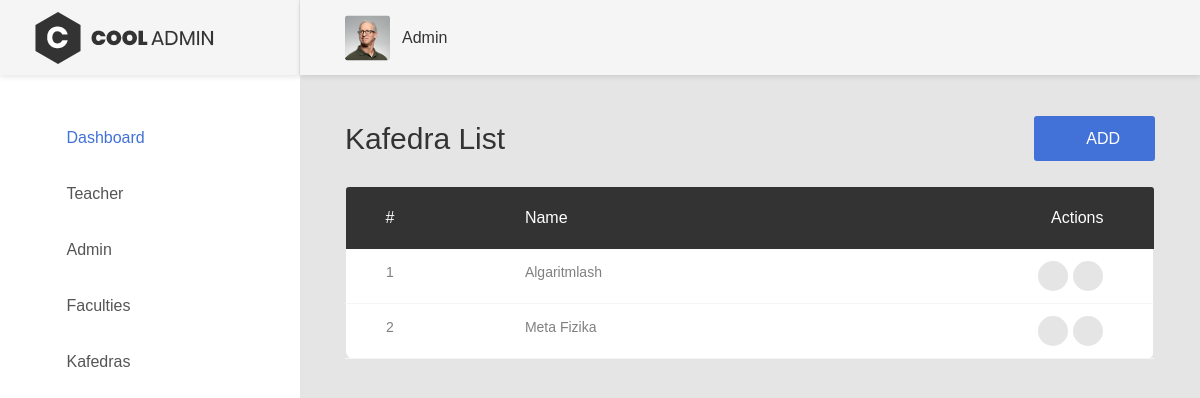
Screenshot of /dashboard/kafedra/list/ (signed in) with the database file from the repository.
### unver/models.py (models this page shows, shortened)
class Kafedra(models.Model):
    name = models.TextField()
    faculty = models.ForeignKey(Faculty, models.DO_NOTHING)
    class Meta:
        managed = False
        db_table = 'Kafedra'

### unver/views.py (the view)
# urls.py: path('kafedra/list/', admin_kafedra_list, name='kafedra_list'),
@login_required_decorator
def admin_kafedra_list(request):
    kafedras = Kafedra.objects.all()
    ctx = {'kafedras': kafedras}
    return render(request, 'kafedra/list.html', ctx)

### templates/kafedra/list.html
{% extends 'base.html' %}
{% load static %}
{% block content %}
 <div class="page-container">
    {%include 'userbar.html'%}
    <div class="main-content">
        <div class="section__content section__content--p30">
            <div class="container-fluid">
                <div class="row">
                    <div class="col-md-12">
                        <div class="overview-wrap">
                            <h2 class="title-1">Kafedra List</h2>
                            <a class="au-btn au-btn-icon au-btn--blue" href="{% url 'kafedra_create' %}">
                                <i class="zmdi zmdi-plus"></i>add</a>
                        </div>
                    </div>
                </div>
                <br>
                <div class="row">
                    <div class="col-md-12">
                        <div class="table-responsive m-b-40">
                            <table class="table table-borderless table-data3">
                                <thead>
                                    <tr>
                                        <th>#</th>
                                        <th>Name</th>
                                        <th>Actions</th>
                                    </tr>
                                </thead>
                                <tbody>
                                    {% for kafedra in kafedras %}
                                    <tr>
                                        <td>{{ kafedra.id }}</td>
                                        <td>{{ kafedra.name }}</td>
                                        <td>
                                            <div class="table-data-feature">
                                                <a class="item" data-toggle="tooltip" href="{% url 'kafedra_edit' pk=kafedra.id %}" data-placement="top" title="" data-original-title="Edit">
                                                    <i class="zmdi zmdi-edit text-warning"></i>
                                                </a>
                                                <a class="item" data-toggle="tooltip" href="{% url 'kafedra_delete' pk=kafedra.id %}" data-placement="top" title="" data-original-title="Delete">
                                                    <i class="zmdi zmdi-delete text-danger"></i>
                                                </a>
                                            </div>
                                        </td>
                                    </tr>
                                    {% endfor %}
                                </tbody>
                            </table>
                        </div>
                    </div>
                </div>
            </div>
        </div>
    </div>
</div>
{% endblock %}

### templates/userbar.html (shortened to what this page needs)
    {% load static%}
    <header class="header-desktop">
        <div class="section__content section__content--p30">
            <div class="container-fluid">
                <div class="header-wrap">
                    <div class="header-button">
                        <div class="account-wrap">
                            <div class="account-item clearfix js-item-menu">
                                <div class="image">
                                    <img src="{% static 'images/icon/avatar-01.jpg' %}" alt="John Doe" />
                                </div>
                                <div class="content">
                                    <a class="js-acc-btn" href="#">{{user.username}}</a>
                                </div>
                            </div>
                        </div>
                    </div>
                </div>
            </div>
        </div>
    </header>

### rows the page displays
Kafedra: id "1", name "Algaritmlash"
Kafedra: id "2", name "Meta Fizika"

### other values shown
{{ user.username }} "Admin"
